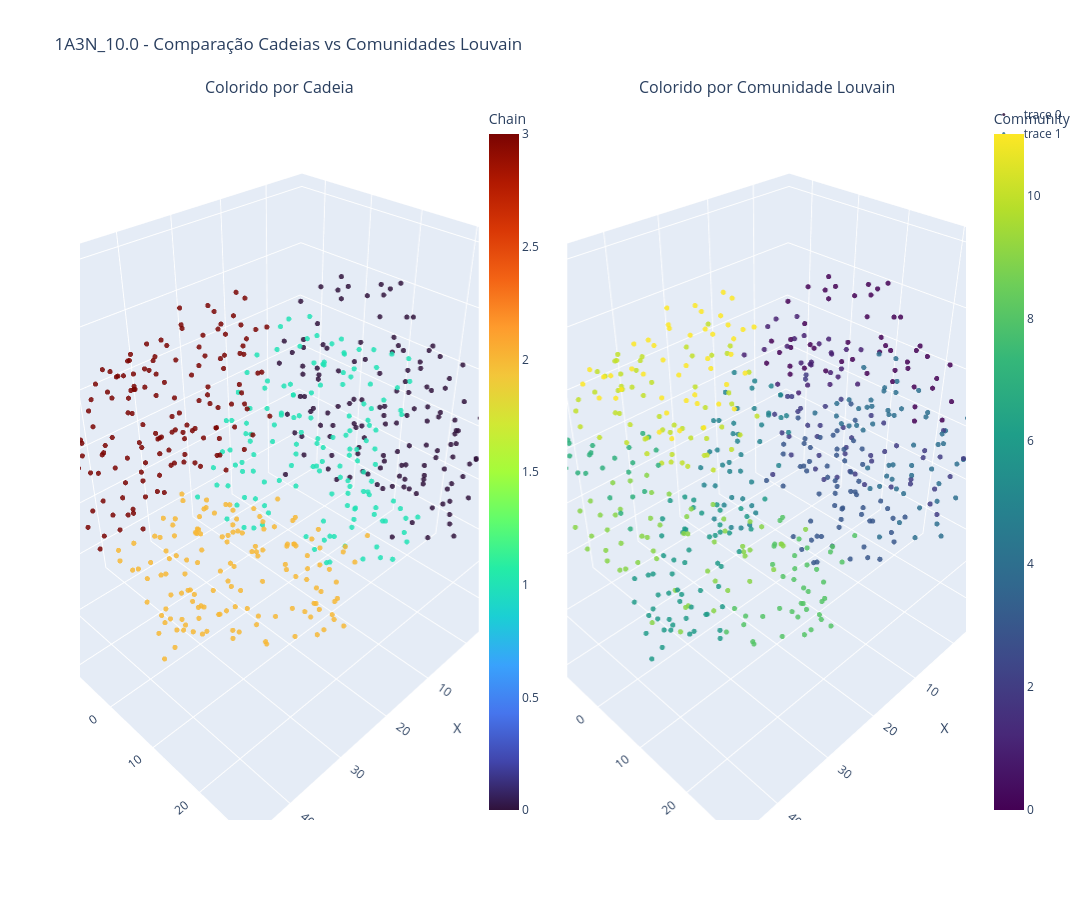

The code cell stored with this chart in its notebook:
### Code cell
from plotly.subplots import make_subplots
import plotly.graph_objects as go
import networkx as nx

# ==========================================================
# Mapeamento das cadeias para cores
# ==========================================================

all_chains = sorted(
    set(
        nx.get_node_attributes(
            G,
            "chain"
        ).values()
    )
)

chain_to_id = {
    chain:i
    for i,chain in enumerate(all_chains)
}

# ==========================================================
# Coordenadas
# ==========================================================

node_x = []
node_y = []
node_z = []

chain_colors = []
community_colors = []

hover_text = []

for node in G.nodes():

    node_x.append(
        G.nodes[node]["x"]
    )

    node_y.append(
        G.nodes[node]["y"]
    )

    node_z.append(
        G.nodes[node]["z"]
    )

    chain_colors.append(
        chain_to_id[
            G.nodes[node]["chain"]
        ]
    )

    community_colors.append(
        louvain_membership[node]
    )

    hover_text.append(
        f"Node: {node}<br>"
        f"Chain: {G.nodes[node]['chain']}<br>"
        f"Resid: {G.nodes[node]['resid']}"
    )

# ==========================================================
# Figura com 2 cenas 3D
# ==========================================================

fig = make_subplots(
    rows=1,
    cols=2,

    specs=[
        [
            {"type":"scene"},
            {"type":"scene"}
        ]
    ],

    subplot_titles=(
        "Colorido por Cadeia",
        "Colorido por Comunidade Louvain"
    )
)

# ==========================================================
# Cadeias
# ==========================================================

fig.add_trace(

    go.Scatter3d(

        x=node_x,
        y=node_y,
        z=node_z,

        mode="markers",

        marker=dict(

            size=3,

            color=chain_colors,

            colorscale="Turbo",

            opacity=0.85,

            colorbar=dict(
                title="Chain",
                x=0.45
            )
        ),

        text=hover_text,

        hoverinfo="text"

    ),

    row=1,
    col=1
)

# ==========================================================
# Comunidades Louvain
# ==========================================================

fig.add_trace(

    go.Scatter3d(

        x=node_x,
        y=node_y,
        z=node_z,

        mode="markers",

        marker=dict(

            size=3,

            color=community_colors,

            colorscale="Viridis",

            opacity=0.85,

            colorbar=dict(
                title="Community",
                x=1.02
            )
        ),

        text=hover_text,

        hoverinfo="text"

    ),

    row=1,
    col=2
)

# ==========================================================
# Layout
# ==========================================================

fig.update_layout(

    title=(nome_proteina+"_"+str(cutoff)+" - Comparação "
        "Cadeias vs Comunidades Louvain"
    ),

    width=1800,
    height=900,

    scene=dict(
        aspectmode="data",
        xaxis_title="X",
        yaxis_title="Y",
        zaxis_title="Z"
    ),

    scene2=dict(
        aspectmode="data",
        xaxis_title="X",
        yaxis_title="Y",
        zaxis_title="Z"
    )
)

fig.show()

### Figure 1 — Plotly figure (JSON) as saved in the notebook; plotly's stock layout.template omitted (floating-point values rounded to 4 significant figures; data arrays with more than 128 entries replaced by an {"elided": "..."} marker saying what was removed)
{"data": [{"hoverinfo": "text", "marker": {"color": {"elided": "572 int values"}, "colorbar": {"title": {"text": "Chain"}, "x": 0.45}, "colorscale": [[0, "#30123b"], [0.07143, "#4145ab"], [0.1429, "#4675ed"], [0.2143, "#39a2fc"], [0.2857, "#1bcfd4"], [0.3571, "#24eca6"], [0.4286, "#61fc6c"], [0.5, "#a4fc3b"], [0.5714, "#d1e834"], [0.6429, "#f3c63a"], [0.7143, "#fe9b2d"], [0.7857, "#f36315"], [0.8571, "#d93806"], [0.9286, "#b11901"], [1, "#7a0402"]], "opacity": 0.85, "size": 3}, "mode": "markers", "scene": "scene", "text": {"elided": "572 str values"}, "type": "scatter3d", "x": {"elided": "572 float values"}, "y": {"elided": "572 float values"}, "z": {"elided": "572 float values"}}, {"hoverinfo": "text", "marker": {"color": {"elided": "572 int values"}, "colorbar": {"title": {"text": "Community"}, "x": 1.02}, "colorscale": [[0, "#440154"], [0.1111, "#482878"], [0.2222, "#3e4989"], [0.3333, "#31688e"], [0.4444, "#26828e"], [0.5556, "#1f9e89"], [0.6667, "#35b779"], [0.7778, "#6ece58"], [0.8889, "#b5de2b"], [1, "#fde725"]], "opacity": 0.85, "size": 3}, "mode": "markers", "scene": "scene2", "text": {"elided": "572 str values"}, "type": "scatter3d", "x": {"elided": "572 float values"}, "y": {"elided": "572 float values"}, "z": {"elided": "572 float values"}}], "layout": {"annotations": [{"font": {"size": 16}, "showarrow": false, "text": "Colorido por Cadeia", "x": 0.225, "xanchor": "center", "xref": "paper", "y": 1, "yanchor": "bottom", "yref": "paper"}, {"font": {"size": 16}, "showarrow": false, "text": "Colorido por Comunidade Louvain", "x": 0.775, "xanchor": "center", "xref": "paper", "y": 1, "yanchor": "bottom", "yref": "paper"}], "height": 900, "scene": {"aspectmode": "data", "domain": {"x": [0, 0.45], "y": [0, 1]}, "xaxis": {"title": {"text": "X"}}, "yaxis": {"title": {"text": "Y"}}, "zaxis": {"title": {"text": "Z"}}}, "scene2": {"aspectmode": "data", "domain": {"x": [0.55, 1], "y": [0, 1]}, "xaxis": {"title": {"text": "X"}}, "yaxis": {"title": {"text": "Y"}}, "zaxis": {"title": {"text": "Z"}}}, "title": {"text": "1A3N_10.0 - Comparação Cadeias vs Comunidades Louvain"}, "width": 1800}}
